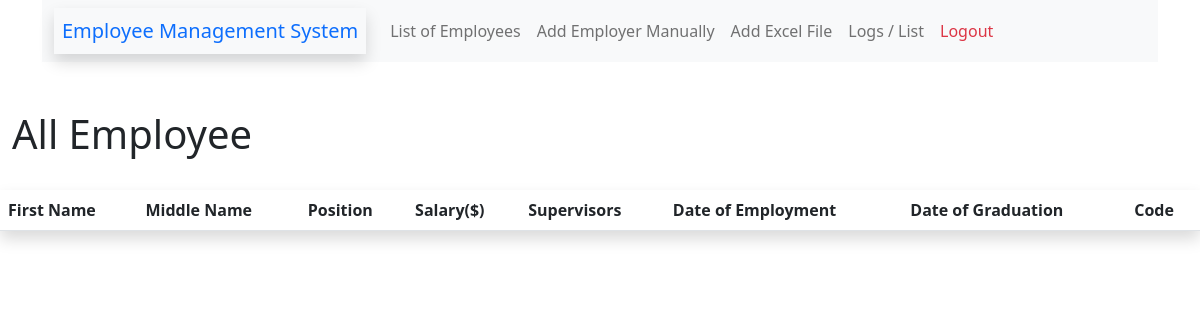
Page / (signed in) on the earlier database version.
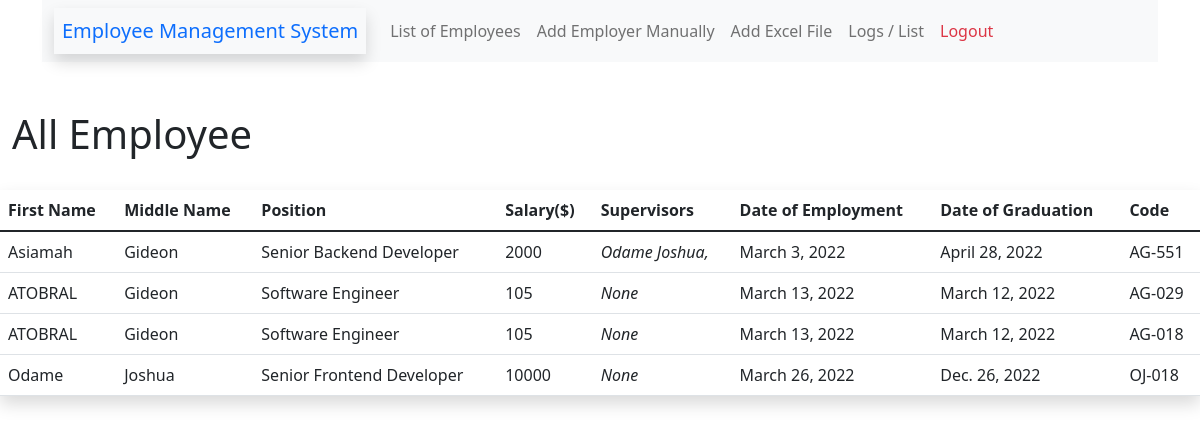
Same page on the later database version.
### EmployeeApp/models/employee_model.py (models this page shows, shortened)
class Employee(models.Model):
    first_name      = models.CharField(max_length=100)
    middle_name     = models.CharField(max_length=100)
    date_of_graduation= models.DateField(blank=True)
    date_of_employment= models.DateField(blank=True)
    position        = models.CharField(max_length=100)
    salary          = models.IntegerField(default=0)
    supervisors     = models.ManyToManyField('Employee', blank=True)
    employee_code   = models.CharField(max_length=6, blank=True)
    def __str__(self):
        return f'{self.first_name} {self.middle_name}'
    class Meta:
        ordering = ['-id']

### EmployeeApp/views/general_views.py (the view)
# urls.py: path('', general_views.employee_list, name="index"),
@login_required
def employee_list(request):
	employees = Employee.objects.all()
	context = {
		"employees": employees
	}
	return render(request, 'employee_list.html', context)

### EmployeeApp/templates/employee_list.html (shortened to what this page needs)
<!DOCTYPE html>
<html lang="en">
<head>
  {% load static %}
  <link href="https://cdn.jsdelivr.net/npm/bootstrap@5.1.3/dist/css/bootstrap.min.css" rel="stylesheet"
>
</head>
<body class="container-fluid">
  <div class="container">{% include 'header.html'%}</div>
  <main>
    <h1>All Employee</h1><br>
    <div class="row">
      <table class="table shadow">
        <thead>
          <tr>
            <th scope="col">First Name</th>
            <th scope="col">Middle Name</th>
            <th scope="col">Position</th>
            <th scope="col">Salary($)</th>
            <th scope="col">Supervisors</th>
            <th scope="col">Date of Employment</th>
            <th scope="col">Date of Graduation</th>
            <th scope="col">Code</th>
          </tr>
        </thead>
        <tbody>
        {% for employee in employees %}
          <tr>
            <td>{{employee.first_name}}</td>
            <td>{{employee.middle_name}}</td>
            <td>{{employee.position}}</td>
            <td>{{employee.salary}}</td>
            <td>
              <i>
                {% for supervisor in employee.supervisors.all %}
                    {{supervisor}},<br>
                  {% empty %}
                  None
                {% endfor %}
              </i>
            </td>
            <td>{{employee.date_of_employment}}</td>
            <td>{{employee.date_of_graduation}}</td>
            <td>{{employee.employee_code}}</td>
          </tr>
        {% endfor %}
        </tbody>
      </table>
    </div>
  </main>
</body>
</html>

Differences in the rows shown:
added Employee: first_name "Asiamah", middle_name "Gideon", position "Senior Backend Developer", salary "2000", date_of_employment "March 3, 2022", date_of_graduation "April 28, 2022", employee_code "AG-551", shown under "All Employee"
added Employee: first_name+middle_name "Odame Joshua", first_name "Odame", middle_name "Joshua", position "Senior Frontend Developer", salary "10000", date_of_employment "March 26, 2022", date_of_graduation "Dec. 26, 2022", employee_code "OJ-018"
added Employee: first_name "ATOBRAL", middle_name "Gideon", position "Software Engineer", salary "105", date_of_employment "March 13, 2022", date_of_graduation "March 12, 2022", employee_code "AG-029", shown under "All Employee"
added Employee: first_name "ATOBRAL", middle_name "Gideon", position "Software Engineer", salary "105", date_of_employment "March 13, 2022", date_of_graduation "March 12, 2022", employee_code "AG-018", shown under "All Employee"
